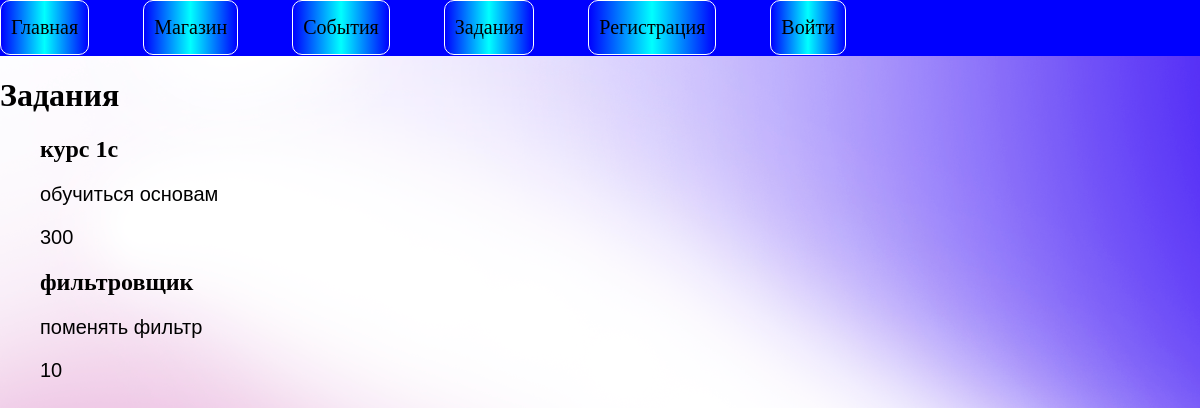
/tasks/, run on the app's committed database.
### vtb/models.py (models this page shows)
class Tasks(models.Model):
    name = models.CharField(max_length=64)
    description = models.CharField(max_length=256)
    reward = models.IntegerField()
    time_created = models.DateTimeField(auto_now_add=True)
    min_exp = models.IntegerField()
    filter = models.ForeignKey('TaskFilters', on_delete=models.PROTECT, null=True)

### vtb/views.py (the view)
# urls.py: path('tasks/', Tasks.as_view(), name='tasks'),
class Tasks(ListView):
    model = Tasks
    template_name = 'vtb/tasks.html'
    context_object_name = 'tasks'
    def get_context_data(self, *, object_list=None, **kwargs):
        context = super().get_context_data(**kwargs)
        context['menu'] = menu
        return context

### vtb/templates/vtb/tasks.html
{% extends 'vtb/base.html' %}
{% block content %}
<h1>Задания</h1>
<ul>
    {% for t in tasks %}
        <li>
            <h2>{{t.name}}</h2>
            <p>{{t.description}}</p>
            <p>{{t.reward}}</p>
        </li>
    {% endfor %}
</ul>
{% endblock %}

### vtb/static/vtb/css/style.css (style rules this page uses)
body { margin: 0px; background-image: url("../images/background.png"); }
p { font-family: "Arial"; font-size: 20px; }
ul { list-style: none; }

### data on the page
Tasks: name "курс 1с", description "обучиться основам", reward "300"
Tasks: name "фильтровщик", description "поменять фильтр", reward "10"

### other printed values
{{ m.title }} "Главная" "Магазин" "События" "Задания"
